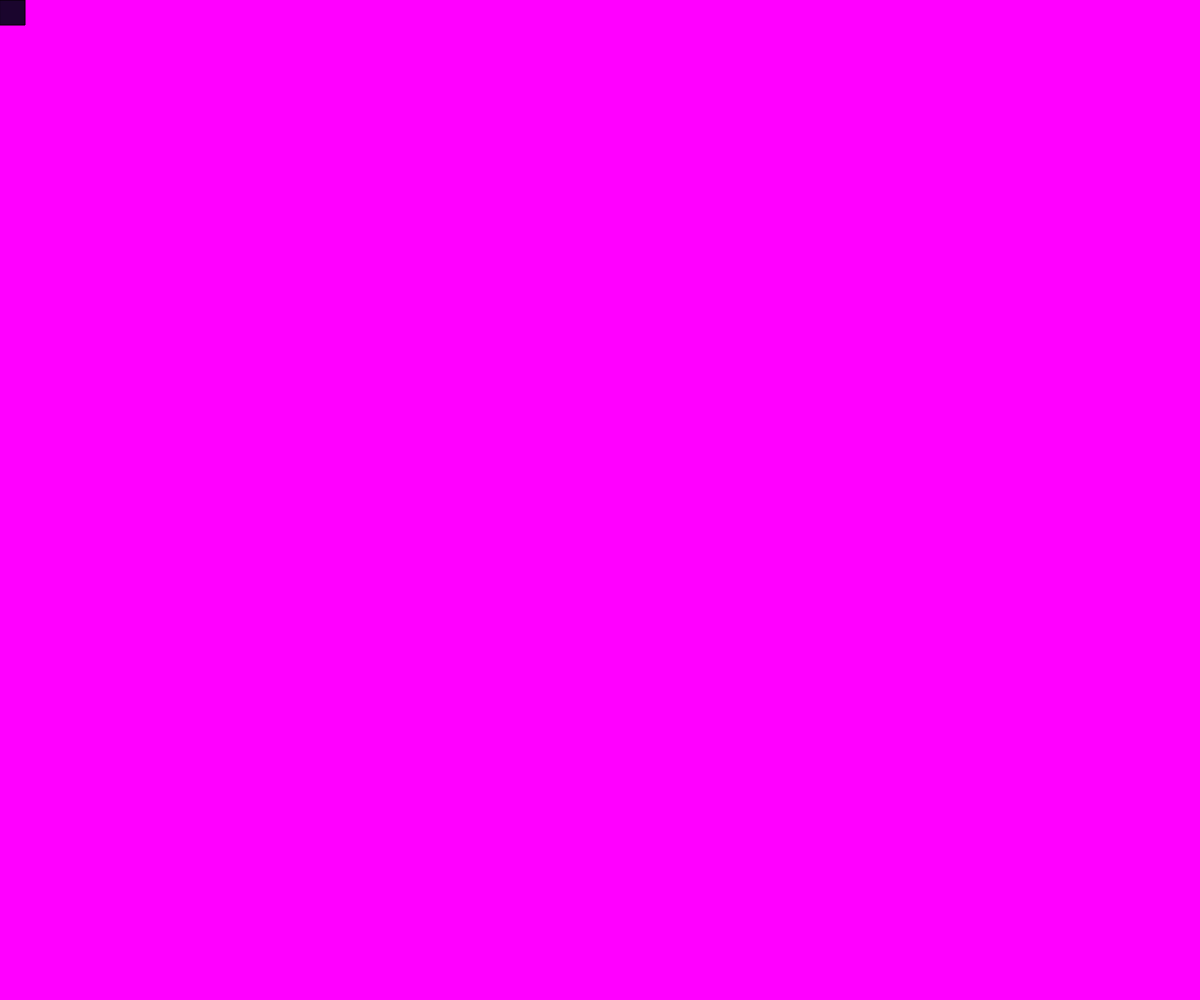
Frame 1 (no input)
Frame 60 (no input): identical to frame 1, image omitted
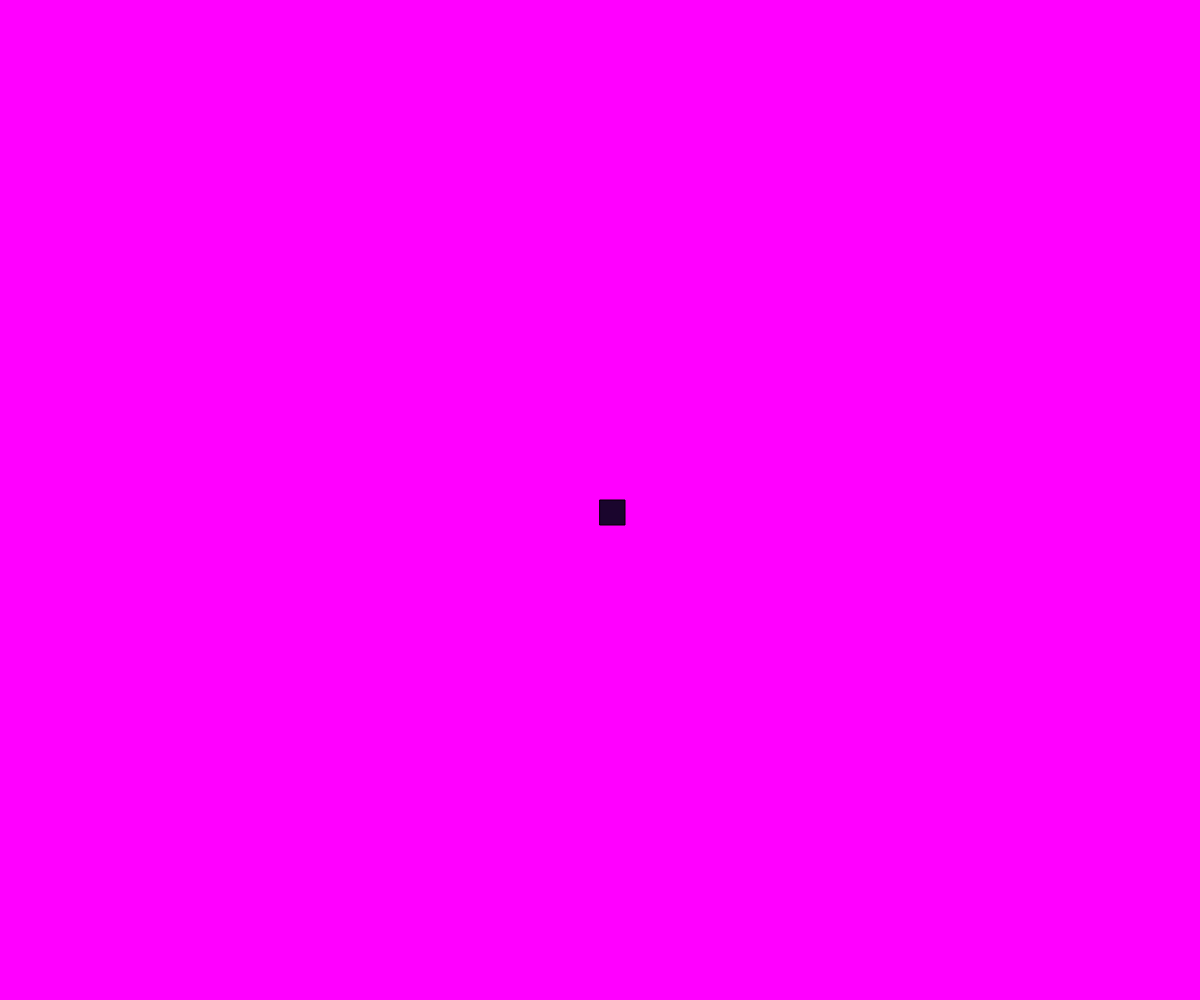
Frame 120 (the mouse pressed at the canvas centre since frame 60)

The p5.js sketch that drew these frames (run headless with seeded random() and noise() and a simulated clock; from frame 60 on, the mouse is pressed at the canvas centre):

// p5.js sketch
// ── sketch.js
var r = 10;
var b = 0;
var g = 25;


function setup (){
    createCanvas (windowWidth, windowHeight);

}

function draw(){

//background color maped to mouse

r = map (mouseX, windowWidth, windowHeight, 10, 200);       //maping variable r to window w/h and rgb values 10-200
b = map (mouseX, windowWidth, windowHeight, 0, 255);        //maping variable b to window w/h and rgb values 0-255
g = map (mouseY, windowWidth, windowHeight, 255, 0);        //maping variable g to window w/h and rgb values 255-0

background(r,g,b);                                       //expression of map on background, rgb vs rbg to get pinks/purples

noCursor();
fill('rgb(26, 5, 45)');
rect(mouseX,mouseY,25,25);

}

// ── snowflake.js
/*jshint esversion: 6 */                                      //fix for error warnings
class Snowflake {

    constructor(){                               //function inside class to create snowflake
        let x = random(width);                   //add new snowflakes at random x pos
        let y = random(-100,-10);                  //add new snowflakes above the screen view
        this.pos = createVector(x,y);              //snow position
        this.vel = createVector(0,0);              //snow speed
        this.acc = createVector();             //snow acceleration
    }

    update(){                                   //add velocity to snowflake position
        this.acc = gravity;                      //accelleration is equal to gravity
        this.vel.add(this.acc);                  //add acceleration to velocity f=m*a
        this.pos.add(this.vel);
    }

    render() {
        stroke('rgb(243, 249, 241)');                //snowflakes color
        strokeWeight(5);                             //size
        point(this.pos.x, this.pos.y);               //point and position
    }

}
